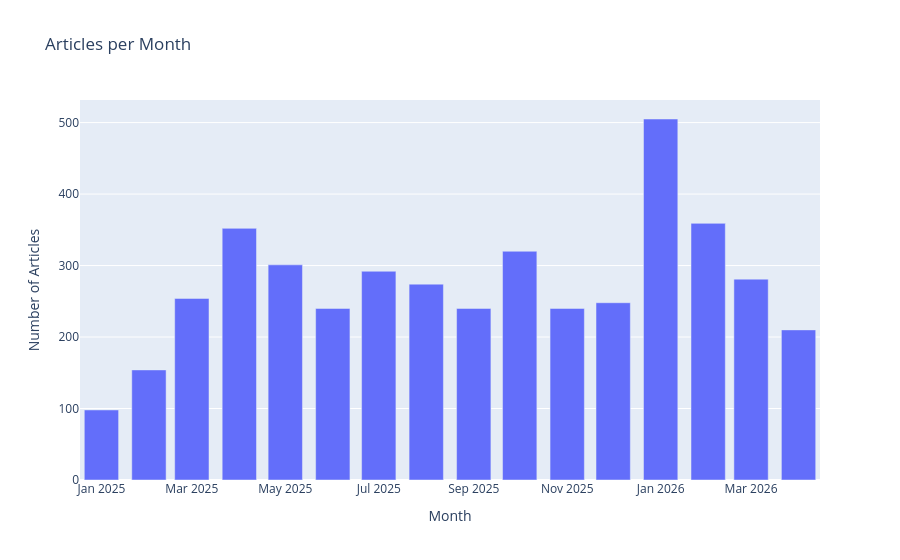

Write notebook code for a chart like this one.
### Code cell
monthly_counts = (
    locations_cleaned
    .assign(month=locations_cleaned["DATE"].dt.to_period("M").astype(str))
    .groupby("month")
    .size()
    .reset_index(name="article_count")
)

fig_monthly = px.bar(monthly_counts, x="month", y="article_count",
                     labels={"month": "Month", "article_count": "Number of Articles"},
                     title="Articles per Month")
fig_monthly.show()

### Figure 1 — Plotly figure (JSON) as saved in the notebook; plotly's stock layout.template omitted (floating-point values rounded to 4 significant figures)
{"data": [{"hovertemplate": "Month=%{x}<br>Number of Articles=%{y}<extra></extra>", "legendgroup": "", "marker": {"color": "#636efa", "pattern": {"shape": ""}}, "name": "", "orientation": "v", "showlegend": false, "textposition": "auto", "type": "bar", "x": ["2025-01", "2025-02", "2025-03", "2025-04", "2025-05", "2025-06", "2025-07", "2025-08", "2025-09", "2025-10", "2025-11", "2025-12", "2026-01", "2026-02", "2026-03", "2026-04"], "xaxis": "x", "y": [98, 154, 254, 352, 301, 240, 292, 274, 240, 320, 240, 248, 505, 359, 281, 210], "yaxis": "y"}], "layout": {"barmode": "relative", "legend": {"tracegroupgap": 0}, "title": {"text": "Articles per Month"}, "xaxis": {"anchor": "y", "domain": [0, 1], "title": {"text": "Month"}}, "yaxis": {"anchor": "x", "domain": [0, 1], "title": {"text": "Number of Articles"}}}}
